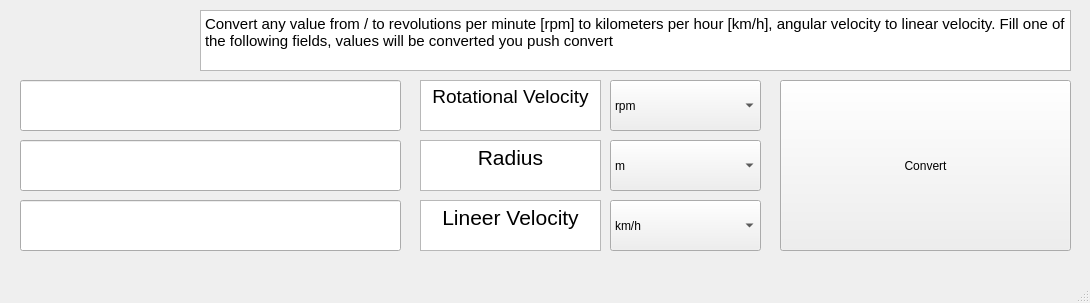
<?xml version="1.0" encoding="UTF-8"?>
<ui version="4.0">
 <class>MainWindow</class>
 <widget class="QMainWindow" name="MainWindow">
  <property name="geometry">
   <rect>
    <x>0</x>
    <y>0</y>
    <width>1090</width>
    <height>303</height>
   </rect>
  </property>
  <property name="windowTitle">
   <string>MainWindow</string>
  </property>
  <widget class="QWidget" name="centralwidget">
   <widget class="QTextEdit" name="textEdit">
    <property name="geometry">
     <rect>
      <x>200</x>
      <y>10</y>
      <width>871</width>
      <height>61</height>
     </rect>
    </property>
    <property name="readOnly">
     <bool>true</bool>
    </property>
    <property name="html">
     <string>&lt;!DOCTYPE HTML PUBLIC &quot;-//W3C//DTD HTML 4.0//EN&quot; &quot;http://www.w3.org/TR/REC-html40/strict.dtd&quot;&gt;
&lt;html&gt;&lt;head&gt;&lt;meta name=&quot;qrichtext&quot; content=&quot;1&quot; /&gt;&lt;style type=&quot;text/css&quot;&gt;
p, li { white-space: pre-wrap; }
&lt;/style&gt;&lt;/head&gt;&lt;body style=&quot; font-family:'Ubuntu'; font-size:11pt; font-weight:400; font-style:normal;&quot;&gt;
&lt;p style=&quot; margin-top:0px; margin-bottom:0px; margin-left:0px; margin-right:0px; -qt-block-indent:0; text-indent:0px;&quot;&gt;Convert any value from / to revolutions per minute [rpm] to kilometers per hour [km/h], angular velocity to linear velocity. Fill one of the following fields, values will be converted you push convert&lt;/p&gt;&lt;/body&gt;&lt;/html&gt;</string>
    </property>
   </widget>
   <widget class="QLineEdit" name="rpm_input">
    <property name="geometry">
     <rect>
      <x>20</x>
      <y>80</y>
      <width>381</width>
      <height>51</height>
     </rect>
    </property>
   </widget>
   <widget class="QLineEdit" name="radius_input">
    <property name="geometry">
     <rect>
      <x>20</x>
      <y>140</y>
      <width>381</width>
      <height>51</height>
     </rect>
    </property>
   </widget>
   <widget class="QLineEdit" name="kmh_input">
    <property name="geometry">
     <rect>
      <x>20</x>
      <y>200</y>
      <width>381</width>
      <height>51</height>
     </rect>
    </property>
   </widget>
   <widget class="QPushButton" name="convert_button">
    <property name="geometry">
     <rect>
      <x>780</x>
      <y>80</y>
      <width>291</width>
      <height>171</height>
     </rect>
    </property>
    <property name="text">
     <string>Convert</string>
    </property>
   </widget>
   <widget class="QTextEdit" name="rotvel_text">
    <property name="geometry">
     <rect>
      <x>420</x>
      <y>80</y>
      <width>181</width>
      <height>51</height>
     </rect>
    </property>
    <property name="readOnly">
     <bool>true</bool>
    </property>
    <property name="html">
     <string>&lt;!DOCTYPE HTML PUBLIC &quot;-//W3C//DTD HTML 4.0//EN&quot; &quot;http://www.w3.org/TR/REC-html40/strict.dtd&quot;&gt;
&lt;html&gt;&lt;head&gt;&lt;meta name=&quot;qrichtext&quot; content=&quot;1&quot; /&gt;&lt;style type=&quot;text/css&quot;&gt;
p, li { white-space: pre-wrap; }
&lt;/style&gt;&lt;/head&gt;&lt;body style=&quot; font-family:'Ubuntu'; font-size:11pt; font-weight:400; font-style:normal;&quot;&gt;
&lt;p align=&quot;center&quot; style=&quot; margin-top:0px; margin-bottom:0px; margin-left:0px; margin-right:0px; -qt-block-indent:0; text-indent:0px;&quot;&gt;&lt;span style=&quot; font-size:14pt;&quot;&gt;Rotational Velocity&lt;/span&gt;&lt;/p&gt;&lt;/body&gt;&lt;/html&gt;</string>
    </property>
   </widget>
   <widget class="QTextEdit" name="radius_text">
    <property name="geometry">
     <rect>
      <x>420</x>
      <y>140</y>
      <width>181</width>
      <height>51</height>
     </rect>
    </property>
    <property name="readOnly">
     <bool>true</bool>
    </property>
    <property name="html">
     <string>&lt;!DOCTYPE HTML PUBLIC &quot;-//W3C//DTD HTML 4.0//EN&quot; &quot;http://www.w3.org/TR/REC-html40/strict.dtd&quot;&gt;
&lt;html&gt;&lt;head&gt;&lt;meta name=&quot;qrichtext&quot; content=&quot;1&quot; /&gt;&lt;style type=&quot;text/css&quot;&gt;
p, li { white-space: pre-wrap; }
&lt;/style&gt;&lt;/head&gt;&lt;body style=&quot; font-family:'Ubuntu'; font-size:11pt; font-weight:400; font-style:normal;&quot;&gt;
&lt;p align=&quot;center&quot; style=&quot; margin-top:0px; margin-bottom:0px; margin-left:0px; margin-right:0px; -qt-block-indent:0; text-indent:0px;&quot;&gt;&lt;span style=&quot; font-size:16pt;&quot;&gt;Radius&lt;/span&gt;&lt;/p&gt;&lt;/body&gt;&lt;/html&gt;</string>
    </property>
   </widget>
   <widget class="QTextEdit" name="linvel_text">
    <property name="geometry">
     <rect>
      <x>420</x>
      <y>200</y>
      <width>181</width>
      <height>51</height>
     </rect>
    </property>
    <property name="readOnly">
     <bool>true</bool>
    </property>
    <property name="html">
     <string>&lt;!DOCTYPE HTML PUBLIC &quot;-//W3C//DTD HTML 4.0//EN&quot; &quot;http://www.w3.org/TR/REC-html40/strict.dtd&quot;&gt;
&lt;html&gt;&lt;head&gt;&lt;meta name=&quot;qrichtext&quot; content=&quot;1&quot; /&gt;&lt;style type=&quot;text/css&quot;&gt;
p, li { white-space: pre-wrap; }
&lt;/style&gt;&lt;/head&gt;&lt;body style=&quot; font-family:'Ubuntu'; font-size:11pt; font-weight:400; font-style:normal;&quot;&gt;
&lt;p align=&quot;center&quot; style=&quot; margin-top:0px; margin-bottom:0px; margin-left:0px; margin-right:0px; -qt-block-indent:0; text-indent:0px;&quot;&gt;&lt;span style=&quot; font-size:16pt;&quot;&gt;Lineer Velocity&lt;/span&gt;&lt;/p&gt;&lt;/body&gt;&lt;/html&gt;</string>
    </property>
   </widget>
   <widget class="QComboBox" name="rot_input_type">
    <property name="geometry">
     <rect>
      <x>610</x>
      <y>80</y>
      <width>151</width>
      <height>51</height>
     </rect>
    </property>
    <property name="editable">
     <bool>false</bool>
    </property>
    <item>
     <property name="text">
      <string>rpm</string>
     </property>
    </item>
    <item>
     <property name="text">
      <string>rad/s</string>
     </property>
    </item>
    <item>
     <property name="text">
      <string>rps</string>
     </property>
    </item>
   </widget>
   <widget class="QComboBox" name="radius_input_type">
    <property name="geometry">
     <rect>
      <x>610</x>
      <y>140</y>
      <width>151</width>
      <height>51</height>
     </rect>
    </property>
    <property name="editable">
     <bool>false</bool>
    </property>
    <item>
     <property name="text">
      <string>m</string>
     </property>
    </item>
    <item>
     <property name="text">
      <string>cm</string>
     </property>
    </item>
    <item>
     <property name="text">
      <string>mm</string>
     </property>
    </item>
    <item>
     <property name="text">
      <string>inches</string>
     </property>
    </item>
   </widget>
   <widget class="QComboBox" name="lin_input_type">
    <property name="geometry">
     <rect>
      <x>610</x>
      <y>200</y>
      <width>151</width>
      <height>51</height>
     </rect>
    </property>
    <property name="editable">
     <bool>false</bool>
    </property>
    <item>
     <property name="text">
      <string>km/h</string>
     </property>
    </item>
    <item>
     <property name="text">
      <string>m/s</string>
     </property>
    </item>
    <item>
     <property name="text">
      <string>mph</string>
     </property>
    </item>
   </widget>
  </widget>
  <widget class="QMenuBar" name="menubar">
   <property name="geometry">
    <rect>
     <x>0</x>
     <y>0</y>
     <width>1090</width>
     <height>22</height>
    </rect>
   </property>
  </widget>
  <widget class="QStatusBar" name="statusbar"/>
 </widget>
 <resources/>
 <connections/>
</ui>
